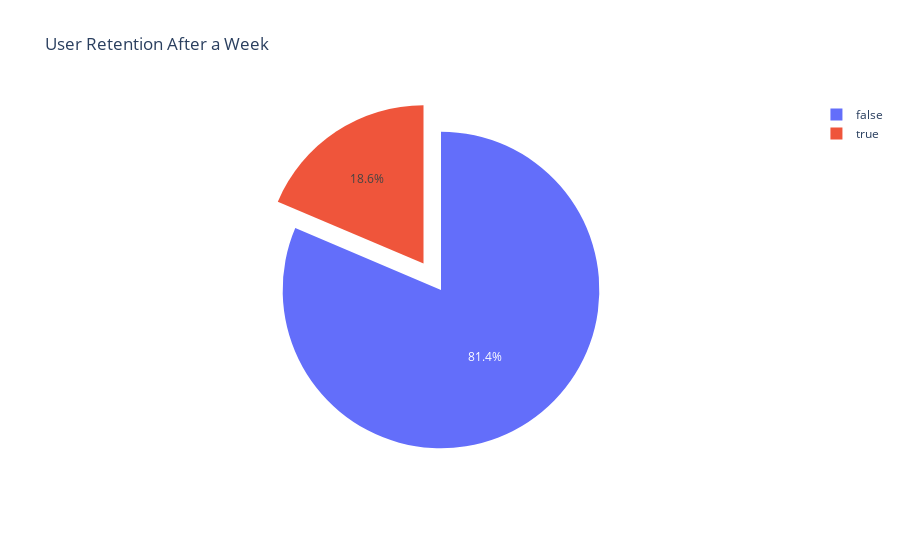

Notebook cell for this chart:
### Code cell
after_week_retension = dataset.retention_7.value_counts()

# pull is given as a fraction of the pie radius
fig = go.Figure(data=[go.Pie(labels=after_week_retension.index, values=after_week_retension.values, pull=[0, 0.2])])

fig.update_layout(
    title_text="User Retention After a Week",
)

fig.show()

### Figure 1 — Plotly figure (JSON) as saved in the notebook; plotly's stock layout.template omitted (floating-point values rounded to 4 significant figures)
{"data": [{"labels": [false, true], "pull": [0, 0.2], "type": "pie", "values": [73408, 16780]}], "layout": {"title": {"text": "User Retention After a Week"}}}
